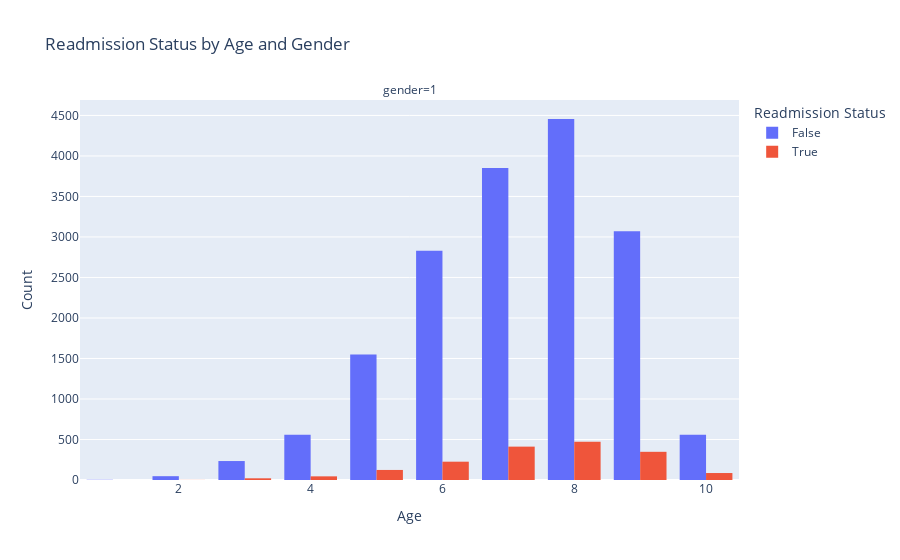

Here is the notebook cell this chart was saved with:
### Markdown cell above
#### 3) Readmission Status by Age and Gender

### Code cell
fig = px.histogram(df, x='age', color='readmitted', facet_col='gender', barmode='group', title='Readmission Status by Age and Gender')
fig.update_layout(xaxis_title='Age', yaxis_title='Count', legend_title='Readmission Status')
fig.show()

### Figure 1 — Plotly figure (JSON) as saved in the notebook; plotly's stock layout.template omitted (floating-point values rounded to 4 significant figures; data arrays with more than 128 entries replaced by an {"elided": "..."} marker saying what was removed)
{"data": [{"alignmentgroup": "True", "bingroup": "x", "hovertemplate": "readmitted=False<br>gender=1<br>age=%{x}<br>count=%{y}<extra></extra>", "legendgroup": "False", "marker": {"color": "#636efa", "pattern": {"shape": ""}}, "name": "False", "offsetgroup": "False", "orientation": "v", "showlegend": true, "type": "histogram", "x": {"elided": "17162 int values"}, "xaxis": "x", "yaxis": "y"}, {"alignmentgroup": "True", "bingroup": "x", "hovertemplate": "readmitted=True<br>gender=1<br>age=%{x}<br>count=%{y}<extra></extra>", "legendgroup": "True", "marker": {"color": "#EF553B", "pattern": {"shape": ""}}, "name": "True", "offsetgroup": "True", "orientation": "v", "showlegend": true, "type": "histogram", "x": {"elided": "1736 int values"}, "xaxis": "x", "yaxis": "y"}], "layout": {"annotations": [{"font": {}, "showarrow": false, "text": "gender=1", "x": 0.5, "xanchor": "center", "xref": "paper", "y": 1, "yanchor": "bottom", "yref": "paper"}], "barmode": "group", "legend": {"title": {"text": "Readmission Status"}, "tracegroupgap": 0}, "title": {"text": "Readmission Status by Age and Gender"}, "xaxis": {"anchor": "y", "domain": [0, 1], "title": {"text": "Age"}}, "yaxis": {"anchor": "x", "domain": [0, 1], "title": {"text": "Count"}}}}
